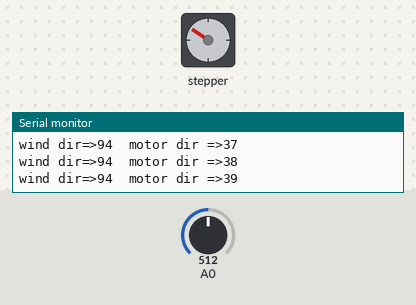
A program run on a simulated Arduino Uno, built with avr-gcc and run on an emulated ATmega328P. Shown: stepper motor, the last lines printed to the serial monitor. Wiring (inferred from the names in the program): stepper motor driver (200 steps per turn assumed): step pin 8; direction pin 9. The test bench sets the inputs (shaded band); at power-on: A0 = 512.

Above: at 1.2 s.
1.3 s: A0 set to 306
At 2.5 s:
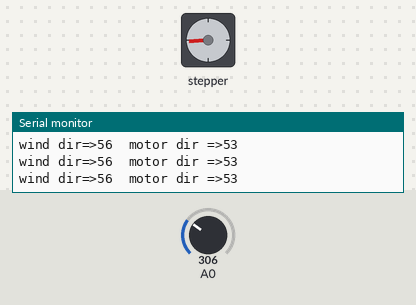
3.0 s: A0 set to 534
At 5.0 s:
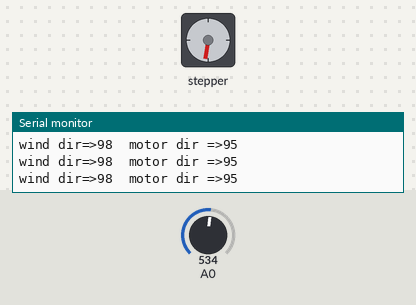
6.0 s: A0 set to 553
At 6.9 s:
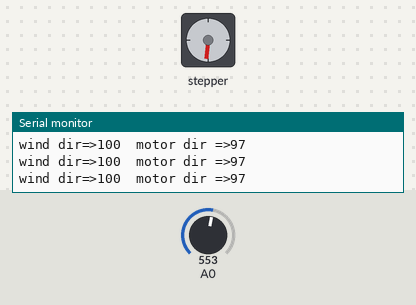
9.0 s: A0 set to 170
At 11.8 s:
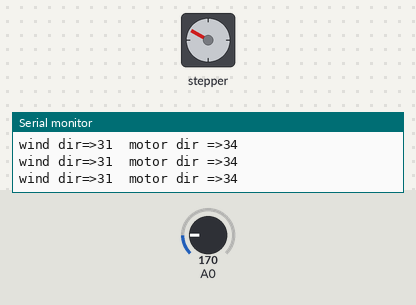
Timing chart, 0 to 13.0 s (numbered marks = the images above; inputs shaded):
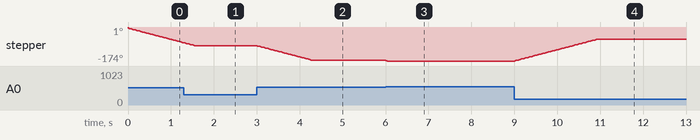

Measured:
- after the input at 1.3 s, stepper: goes on until 1.5 s, then stays -95°
- after the input at 3.0 s, stepper: turns 76° counter-clockwise in 1.3 s, starting at once
- after the input at 6.0 s, stepper: goes -172° 0.03 s, then -174°, starting at once
- after the input at 9.0 s, stepper: turns 113° clockwise in 1.9 s, starting at once
- by itself, stepper: keeps turning counter-clockwise at about 63°/s

The program:

main.cpp
```cpp
#include <Arduino.h>
#include <math.h>

#define dirpin 9
#define steppin 8

#define unitDelay 1

int stepF(int s)
{
  digitalWrite(dirpin, LOW);
  for (int i = 0; i < s; i++)
  {
    digitalWrite(steppin, HIGH);
    delay(unitDelay);
    digitalWrite(steppin, LOW);
    delay(unitDelay);
  }
  return s;
}

int stepB(int s)
{
  digitalWrite(dirpin, HIGH);
  for (int i = 0; i < s; i++)
  {
    digitalWrite(steppin, HIGH);
    delay(unitDelay);
    digitalWrite(steppin, LOW);
    delay(unitDelay);
  }
  return s * -1;
}

int minAngle = 0;
int maxAngle = 180;

int minCStep = 0;
int maxCStep = 542;

void setup()
{
  pinMode(dirpin, OUTPUT);
  pinMode(steppin, OUTPUT);
  Serial.begin(9600);
}

int dir = 0;
int mdir = 0;

void loop()
{
  int r = analogRead(A0);
  dir = map(r, 0, 542, 0, 100);
  if (dir > 100)
    dir = 100;
  if (abs(mdir - dir) > 3)
  {
    dir = map(r, 0, 542, 0, 100);
    if (dir > mdir)
    {
      mdir += stepF(1);
    }
    else
    {
      mdir += stepB(1);
    }
  }
  Serial.print("wind dir=>");
  Serial.print(dir);
  Serial.print("  ");
  Serial.print("motor dir =>");
  Serial.println(mdir);
}
```
